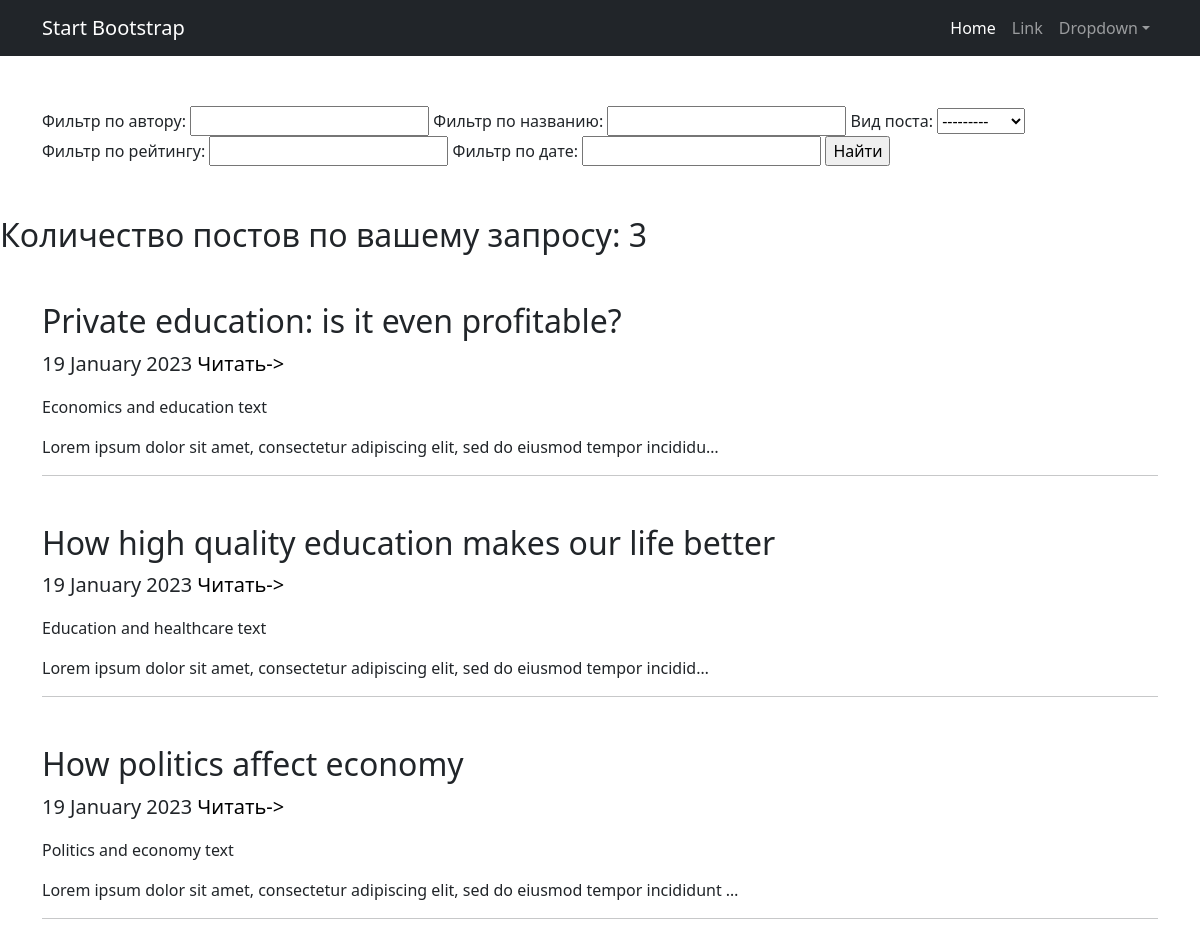
Page /news/search/ on the earlier database version.
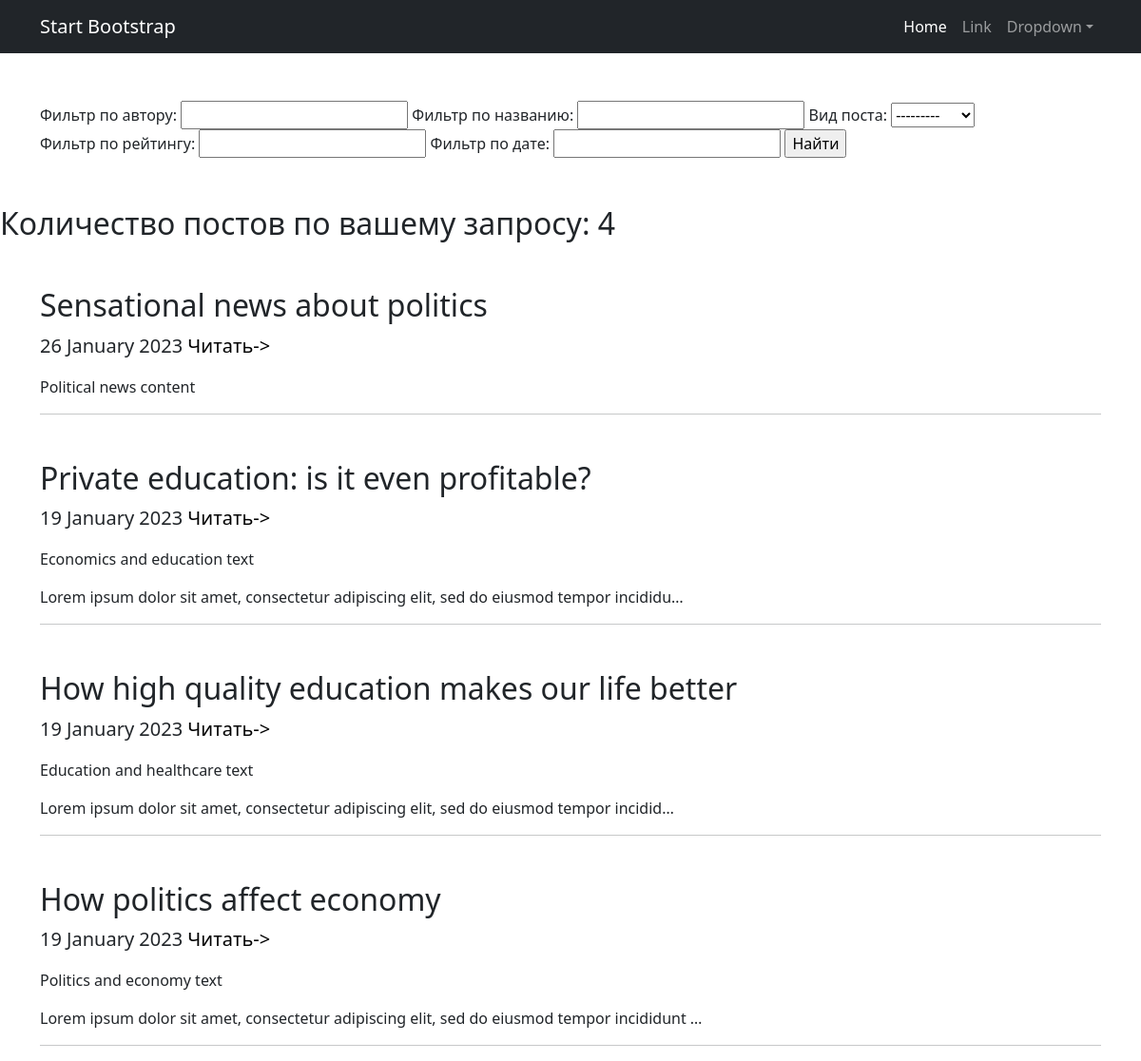
Same page on the later database version.
### news/models.py (models this page shows, shortened)
class Post(LikeMixin, models.Model):
    news = 'NE'
    article = 'AR'
    POST_TYPES = [
        (news, 'Новость'),
        (article, 'Статья'),
    ]
    author = models.ForeignKey(Author, on_delete=models.PROTECT, verbose_name='Автор')
    post_type = models.CharField(max_length=2, choices=POST_TYPES, default=article, verbose_name='Вид поста')
    time_create = models.DateTimeField(auto_now_add=True, verbose_name='Дата создания')
    time_update = models.DateTimeField(auto_now=True, verbose_name='Дата изменения')
    categories = models.ManyToManyField(Category, through=PostCategory)
    title = models.CharField(max_length=72, default='Defaullt title', verbose_name='Заголовок')
    content = models.CharField(max_length=2048, default='Default content', verbose_name='Контент')
    rating = models.IntegerField(default=0)

### news/views.py (the view)
# urls.py: path('news/search/', PostSearch.as_view()),
class PostSearch(PostList):
    template_name = 'post_search.html'
    def get_context_data(self, **kwargs):
        context = super().get_context_data(**kwargs)
        context['filter'] = PostFilter(self.request.GET, queryset=self.get_queryset())
        return context

### news/templates/post_search.html (shortened to what this page needs)
{% extends 'default.html' %}
{% block filter %}
    <div class="container" style="margin-top:50px;margin-bottom:50px;">
        <form method="GET">
            {{ filter.form }}
            <input type="submit" value="Найти">
        </form>
    </div>
{% endblock filter %}
{% block content %}
    <h2>Количество постов по вашему запросу: {{filter.qs|length}}</h2>
    {% for post in filter.qs %}
        <div class="container">
            <div class="text-start mt-5" href=>
                <h2>{{ post.title }}</h2>
                <p class="lead">{{ post.time_create|date:'j F Y' }} <a href="#">Читать-></a></p>
                <p>{{ post.content|truncatechars:120|linebreaks }}</p>
                <hr>
            </div>
        </div>
    {% endfor %}
{% endblock content %}

Differences in the rows shown:
added Post: title "Sensational news about politics", time_create "26 January 2023", content "Political news content"
Other differences:
{{ filter.qs|length }}: "3" → "4"
